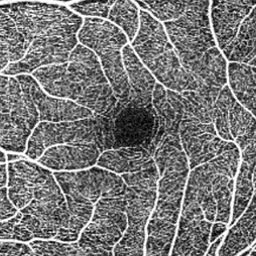
#> input picture data/FAZ/Domain1/test/imgs/073_N_75.png, 256 x 256 px; its folder holds 2 pictures in this run
$ jupyter execute --allow-errors 1_TSNE.ipynb
#> lines starting #> are read from the running program, lines starting #| are printed output that depends on the picture; pictures that were not available may be replaced by others from this repository, and a replacement may not be noted
[cell 1]
import numpy as np
from sklearn.manifold import TSNE
import matplotlib.pyplot as plt
from PIL import Image
import os

[cell 2]
def load_and_process_image(img_path):
    img = Image.open(img_path)
    img = img.resize((32, 32))
    img_array = np.array(img)
    return img_array.flatten()

[cell 3]
img_paths = []
domains = []

with open('../FAZ_val.txt') as file:
#> (reads code/faz_val.txt from the repository)
    for name in file:
        img_name = name[:-1]
        for domain in range(1, 6):
            path = '../data/FAZ/Domain' + str(domain) + '/test/imgs/'
            if os.path.exists(path + img_name):
                img_paths.append(path + img_name)
                domains.append(domain)

#> (the rest of this cell did not finish here and is left out)

#> in load_and_process_image, img is the input picture: PIL image 256x256 RGB; min 0, max 255, mean 118.6
#> in load_and_process_image, `img = img.resize((32, 32))`:
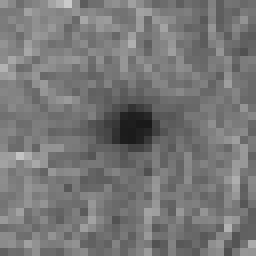
#> img: PIL image 32x32 RGB (shown 8 times larger); min 25, max 202, mean 118.6
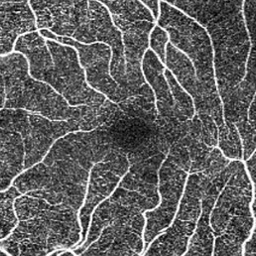
#> input picture data/FAZ/Domain1/test/imgs/001_D_1.png, 256 x 256 px, given in place of , which was not available
#> in load_and_process_image, img is the input picture: PIL image 256x256 RGB; min 0, max 255, mean 96.1
#> in load_and_process_image (call 6), `img = img.resize((32, 32))`:
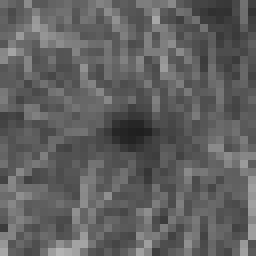
#> img: PIL image 32x32 RGB (shown 8 times larger); min 31, max 179, mean 96.1
